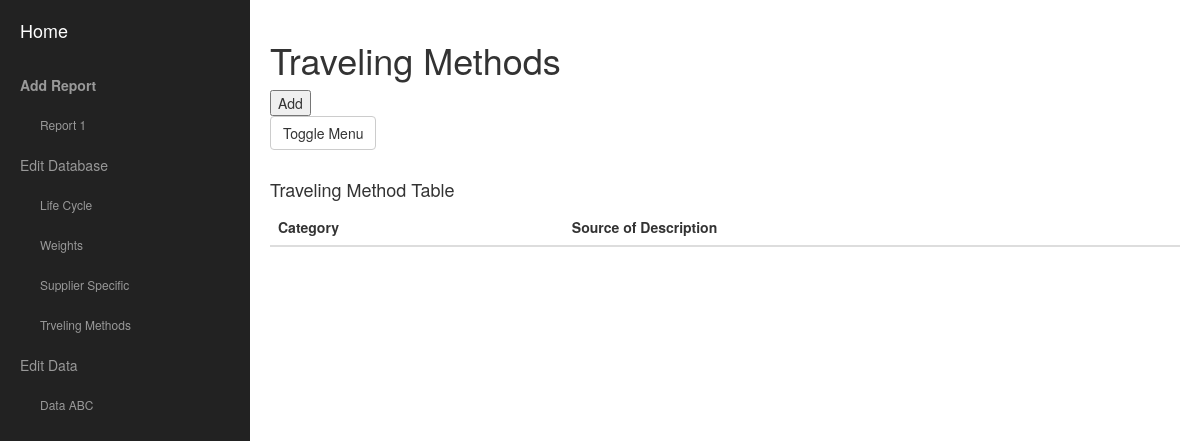
Before: /projectcarbonapp/travelingmethods with the older database file.
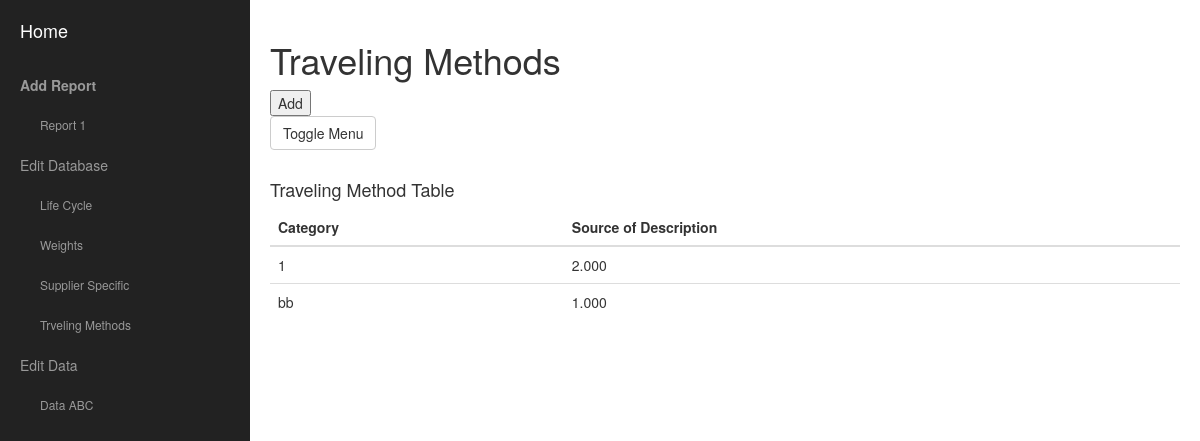
After: the same page with the newer database file.
### ProjectCarbonApp/models.py (models this page shows)
class Vehicles(models.Model):
    name = models.CharField(max_length=430, null=True)
    carbon_emission_factor = models.DecimalField(max_digits=6, decimal_places=3)

### ProjectCarbonApp/views.py (the view)
def travelingmethods_view(request):
        context = {}
        context['test_msg'] = 'hi this is traveling methods'
        travelingmethods = Vehicles.objects.all()
        context['travelingmethods'] = travelingmethods
        if request.method == 'POST':
            form = VehicleForm(request.POST)
            if form.is_valid():
                Vehicles.objects.create(name=request.POST['vehicle_name'],carbon_emission_factor=request.POST['carbon_emission_factor'])
                return render(request, 'travelingmethods.html', context)
        else:
            form = VehicleForm()
        return render(request, 'travelingmethods.html', context)

### ProjectCarbonApp/templates/travelingmethods.html (shortened to what this page needs)
<!DOCTYPE html>
<html lang="en">
{% load staticfiles %}
<head>
    <link href="../static/css/bootstrap.min.css" rel="stylesheet">
    <link href="../static/css/simple-sidebar.css" rel="stylesheet">
</head>
<body>
    <div id="wrapper">
        <div id="sidebar-wrapper">
            <ul class="sidebar-nav">
                <li class="sidebar-brand">
                    <a href="{% url 'index' %}">
                        Home
                    </a>
                </li>
                <li>
                    <a href="{% url 'add_report_view' %}"><b>Add Report</b></a>
                </li>
                <li_s>
                    <a href="{% url 'report_one_view' %}">Report 1</a>
                 </li_s>
                 <li>
                    <a href="{% url 'editdatabase_view' %}">Edit Database</a>
                 </li>
                 <li_s>
                    <a href="{% url 'lifecycle_view' %}">Life Cycle </a>
                 </li_s>
                 <li_s>
                    <a href="{% url 'weights_view' %}">Weights</a>
                 </li_s>
                 <li_s>
                    <a href="{% url 'supplier_specific_view' %}">Supplier Specific</a>
                 </li_s>
                 <li_s>
                    <a href="{% url 'travelingmethods_view' %}">Trveling Methods</a>
                </li_s>
                 <li>
                    <a href="{% url 'editdata_view' %}">Edit Data</a>
                 </li>
                 <li_s>
                    <a href="{% url 'dataabc_view' %}">Data ABC</a>
                </li_s>
            </ul>
        </div>
        <div id="page-content-wrapper">
            <div class="container-fluid">
                <div class="row">
                    <div class="col-lg-12">
                        <h1>Traveling Methods </h1>
                        <form action="{% url 'travelingmethods_view' %}" method="post">
                            <button type="submit">Add</button>
                        </form>
                        <a href="#menu-toggle" class="btn btn-default" id="menu-toggle">Toggle Menu</a>
                    </div>
                </div>
                </div>
                <h4 style="margin-top:30px" >Traveling Method Table</h4>
                <table class="table table-hover table">
                <thead>
                    <tr>
                        <th>Category</th>
                        <th>Source of Description</th>
                    </tr>
                </thead>
                     {% for Vehicles_obj in travelingmethods %}
                    <tr>
                            <td>{{Vehicles_obj.name}}</td>
                            <td>{{Vehicles_obj.carbon_emission_factor}}</td>
                    </tr>
                 {% endfor %}
                </table>
        </div>
    </div>
</body>
</html>

Changed rows visible on the page:
added Vehicles: name "1", carbon_emission_factor "2.000"
added Vehicles: name "bb", carbon_emission_factor "1.000"
